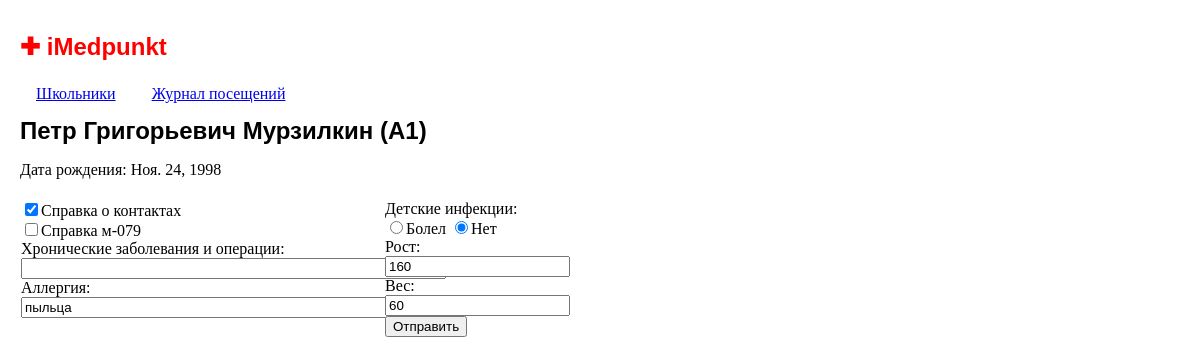
The app's page /student/2, older data.
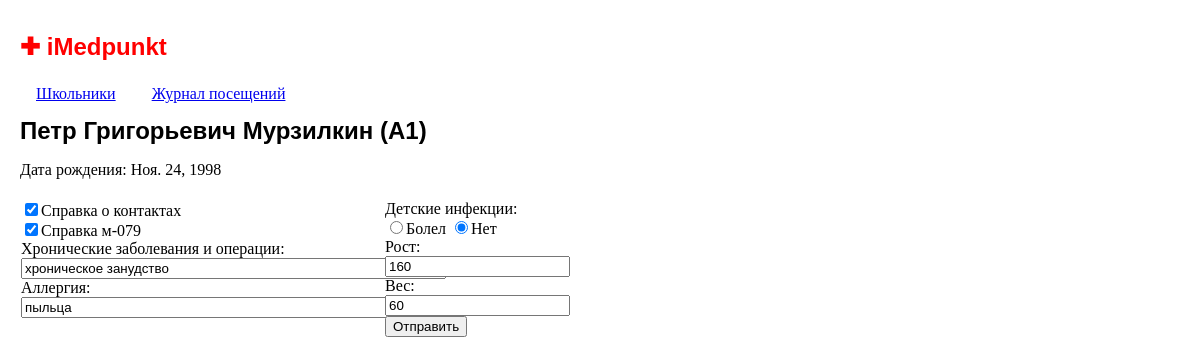
The same page, newer data.
### iMedpunkt/models.py (models this page shows, shortened)
class Student(models.Model):
    first_name = models.CharField(max_length=50, default='#')
    patronymic = models.CharField(max_length=50, default='#')
    last_name = models.CharField(max_length=50, default='#')
    birth_date = models.DateField()
    sex = models.CharField(max_length=1, default="?")
    group = models.CharField(max_length=50, default='#')
    home = models.CharField(max_length=50, default='#')
    height = models.IntegerField(default=0)
    weight = models.IntegerField(default=0)
    health = models.CharField(max_length=100, default='#')
    allergy = models.CharField(max_length=100, default='#')
    food = models.CharField(max_length=100, default='#')
    bolel = models.BooleanField(default=False)
    cert1 = models.BooleanField(default=False)
    cert2 = models.BooleanField(default=False)

### iMedpunkt/views.py (the view)
# urls.py: url(r'^student/(?P<student_id>\d+)$', student, name='student'),
def student(request, student_id):
    stud = Student.objects.get(pk=student_id)
    template = loader.get_template('student.html')
    context = RequestContext(request, {
        'stud': stud
    })
    return HttpResponse(template.render(context))

### iMedpunkt/templates/student.html (shortened to what this page needs)
{% extends "base.html" %}
{% block content %}
    <h1>{{ stud.first_name }} {{ stud.patronymic }} {{ stud.last_name }} ({{ stud.group }})</h1>
    <p>
        Дата рождения: {{ stud.birth_date }}
    </p>
    <form method="post" action={% url 'student_post' stud.id %}>
        <div id="leftcol">
            <label><input type="checkbox" name="cert1" {% if stud.cert1 %} checked {% endif %}>Справка о
                контактах</label>
            <br>
            <label><input type="checkbox" name="cert2" {% if stud.cert2 %} checked {% endif %}>Справка м-079</label>
            <br>
            Хронические заболевания и операции:<br>
            <input type="text" size="50" name="health" value="{{ stud.health }}"><br>
            Аллергия:<br>
            <input type="text" size="50" name="allergy" value="{{ stud.allergy }}"><br>
        </div>
        <div id="rightcol">
            Детские инфекции:<br>
            <label>
                <input name="bolel" type="radio" value="1"/>Болел
            </label>
            <label>
                <input name="bolel" type="radio" value="0" checked>Нет
            </label><br>
            Рост:<br>
            <input type="text" name="height" value={{ stud.height }}><br>
            Вес:<br>
            <input type="text" name="weight" value={{ stud.weight }}><br>
            <input type="submit" value="Отправить">
        </div>
    </form>
{% endblock %}

Row changes from the older to the newer data that the page shows:
changed Student "Петр": cert2 "☐" → "☑"; health (not shown) → "хроническое занудство"
